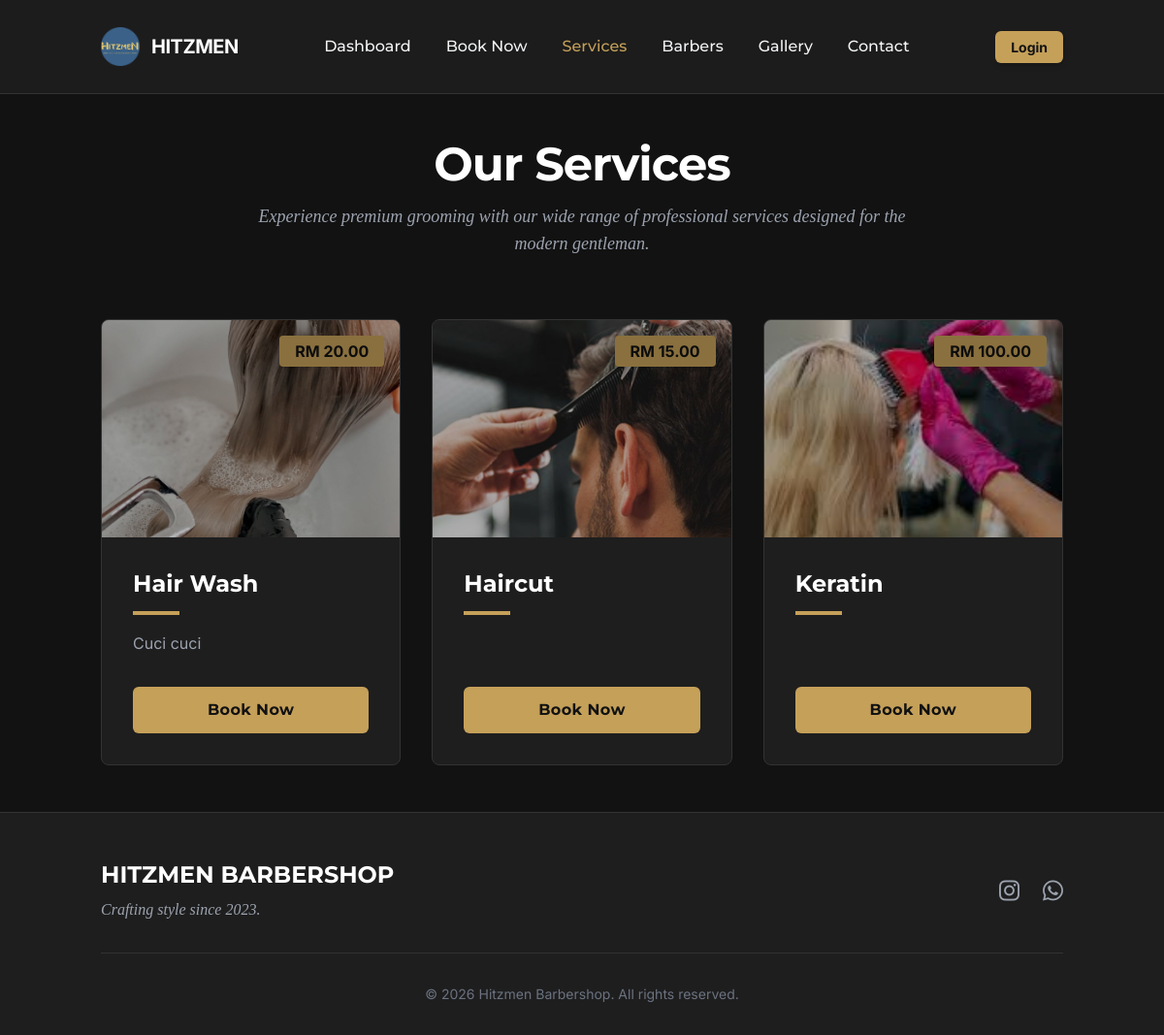
/services.php, run on the app's committed database.
### tables this page shows
CREATE TABLE `services` (
  `id` int(11) NOT NULL,
  `service_name` varchar(100) NOT NULL,
  `price` decimal(10,2) NOT NULL,
  `description` text DEFAULT NULL,
  `image_path` varchar(255) DEFAULT NULL,
  `service_type` enum('haircut','shave','beard','styling','other') DEFAULT 'other',
  `image` varchar(255) DEFAULT NULL,
  `created_at` timestamp NOT NULL DEFAULT current_timestamp()
);

### services.php (the view, shortened to what this page needs)
<?php
require_once __DIR__ . '/db.php';
try {
    $stmt = $pdo->query("SELECT * FROM services ORDER BY service_name ASC");
    $services = $stmt->fetchAll(PDO::FETCH_ASSOC);
} catch (PDOException $e) {
    error_log("Error fetching services: " . $e->getMessage());
    $services = [];
}
?>
<!DOCTYPE html>
<html lang="en">
<head>
    <script src="https://cdn.tailwindcss.com"></script>
    <link rel="stylesheet" href="https://cdnjs.cloudflare.com/ajax/libs/font-awesome/6.0.0/css/all.min.css" />
    <link rel="stylesheet" href="assets/css/style.css">
</head>
<body class="bg-[#121212] flex flex-col min-h-[100dvh] text-gray-100">
    <?php include 'includes/header.php'; ?>
    <main class="container mx-auto px-4 py-12 flex-1">
        <div class="text-center mb-16">
            <h1 class="text-4xl md:text-5xl font-bold font-heading text-white mb-4">Our Services</h1>
            <p class="text-gray-400 max-w-2xl mx-auto text-lg font-serif italic">
                Experience premium grooming with our wide range of professional services designed for the modern gentleman.
            </p>
        </div>
        <?php if (empty($services)): ?>
            <div class="text-center py-12 bg-[#252525] rounded-lg border border-[#333]">
                <p class="text-xl text-gray-400">No services currently listed. Please check back later.</p>
            </div>
        <?php else: ?>
            <div class="grid grid-cols-1 md:grid-cols-2 lg:grid-cols-3 gap-8">
                <?php foreach ($services as $service): ?>
                    <div class="card bg-[#1E1E1E] border border-[#333] rounded-lg overflow-hidden flex flex-col h-full hover:border-[#C5A059] transition-all duration-300 p-0">
                        <div class="relative h-56 bg-gray-800 overflow-hidden group">
                            <?php if (!empty($service['image'])): ?>
                                <img src="uploads/<?php echo htmlspecialchars($service['image']); ?>"
                                     alt="<?php echo htmlspecialchars($service['service_name']); ?>"
                                     class="w-full h-full object-cover transition duration-500 group-hover:scale-110">
                            <?php else: ?>
                                <div class="w-full h-full flex items-center justify-center bg-[#252525] text-gray-600">
                                    <i class="fas fa-cut text-5xl"></i>
                                </div>
                            <?php endif; ?>
                            <div class="absolute top-4 right-4 bg-[#C5A059] text-[#121212] font-bold px-4 py-1 rounded shadow-lg">
                                RM <?php echo number_format($service['price'], 2); ?>
                            </div>
                            <div class="absolute inset-0 bg-black bg-opacity-30 group-hover:bg-opacity-10 transition-all duration-300"></div>
                        </div>
                        <div class="p-8 flex-1 flex flex-col">
                            <h3 class="text-2xl font-bold font-heading text-white mb-3">
                                <?php echo htmlspecialchars($service['service_name']); ?>
                            </h3>
                            <div class="w-12 h-1 bg-[#C5A059] mb-4"></div>
                            <p class="text-gray-400 mb-8 flex-1 leading-relaxed">
                                <?php echo htmlspecialchars($service['description'] ?? 'No description available.'); ?>
                            </p>
                            <a href="book_appointment.php" class="block w-full py-3 text-center btn btn-primary font-bold tracking-wide">
                                Book Now
                            </a>
                        </div>
                    </div>
                <?php endforeach; ?>
            </div>
        <?php endif; ?>
    </main>
    <?php include 'includes/footer.php'; ?>
</body>
</html>

### includes/header.php (shortened to what this page needs)
<?php
$current_page = basename($_SERVER['PHP_SELF']);
$user_logged_in = isset($_SESSION['user_id']);
?>
<nav class="navbar relative z-50">
    <div class="container mx-auto px-4 flex justify-between items-center h-16">
        <a href="dashboard.php" class="flex items-center space-x-3 group">
            <img src="assets/images/Logo.png" alt="Hitzmen Logo" class="h-10 w-10 object-contain transition-transform group-hover:scale-105">
            <span class="font-bold text-xl tracking-tight text-white group-hover:text-[#C5A059] transition-colors">HITZMEN</span>
        </a>
        <div class="hidden md:flex items-center space-x-1">
            <?php
            $nav_items = [
                'dashboard.php' => 'Dashboard',
                'book_appointment.php' => 'Book Now',
                'services.php' => 'Services',
                'barbers.php' => 'Barbers',
                'gallery.php' => 'Gallery',
                'contact.php' => 'Contact'
            ];
            foreach ($nav_items as $url => $label):
                $active_class = ($current_page === $url) ? 'active' : '';
            ?>
                <a href="<?php echo $url; ?>" class="nav-link <?php echo $active_class; ?> transition-colors duration-200">
                    <?php echo $label; ?>
                </a>
            <?php endforeach; ?>
        </div>
        <div class="flex items-center space-x-4">
            <?php if ($user_logged_in): ?>
                <div class="hidden md:flex items-center space-x-4">
                    <span class="text-sm text-gray-400">
                        <?php echo htmlspecialchars($_SESSION['username'] ?? 'User'); ?>
                    </span>
                    <a href="logout.php" class="text-sm text-red-400 hover:text-red-300 font-medium transition-colors">Logout</a>
                </div>
                <a href="logout.php" class="md:hidden text-red-400 hover:text-red-300 mr-2" title="Logout">
                    <i class="fas fa-sign-out-alt text-lg"></i>
                </a>
            <?php else: ?>
                <div class="hidden md:block">
                    <a href="index.php" class="bg-[#C5A059] hover:bg-[#D4AF37] text-[#121212] font-bold text-sm py-2 px-4 rounded-md transition-all duration-300 shadow-md hover:-translate-y-0.5">Login</a>
                </div>
            <?php endif; ?>
        </div>
    </div>
</nav>

### includes/footer.php (shortened to what this page needs)
<footer class="bg-[#1E1E1E] border-t border-[#333] pt-12 pb-8 mt-auto">
    <div class="container mx-auto px-4">
        <div class="flex flex-col md:flex-row justify-between items-center mb-8">
            <div class="mb-6 md:mb-0 text-center md:text-left">
                <h3 class="text-2xl font-bold text-white mb-2">HITZMEN BARBERSHOP</h3>
                <p class="text-gray-400 italic font-serif">Crafting style since 2023.</p>
            </div>
            <div class="flex space-x-6">
                <a href="https://www.instagram.com/hitzmenbarbershop" target="_blank" class="text-gray-400 hover:text-[#C5A059] transition-colors duration-300">
                    <i class="fab fa-instagram text-2xl"></i>
                </a>
                <a href="https://wa.me/60182172159" target="_blank" class="text-gray-400 hover:text-[#C5A059] transition-colors duration-300">
                    <i class="fab fa-whatsapp text-2xl"></i>
                </a>
            </div>
        </div>
        <div class="border-t border-[#333] pt-8 text-center text-gray-500 text-sm">
            <p>&copy; <?php echo date('Y'); ?> Hitzmen Barbershop. All rights reserved.</p>
        </div>
    </div>
</footer>

### assets/css/style.css (style rules this page uses)
:root { --bg-primary: #121212; --bg-secondary: #1E1E1E; --bg-card: #252525; --text-primary: #F3F4F6; --text-secondary: #9CA3AF; --accent-gold: #C5A059; --accent-gold-hover: #D4AF37; --border-color: #333333; --success: #10B981; --warning: #F59E0B; --danger: #EF4444; --spacing-xs: 0.5rem; --spacing-sm: 1rem; --spacing-md: 2rem; --spacing-lg: 4rem; --transition-fast: 0.2s ease; --transition-base: 0.3s ease; }
* { margin: 0; padding: 0; box-sizing: border-box; }
body { font-family: 'Inter', sans-serif; background-color: var(--bg-primary); color: var(--text-primary); line-height: 1.6; -webkit-font-smoothing: antialiased; -moz-osx-font-smoothing: grayscale; color-scheme: dark; }
h1, h2, h3, h4, h5, h6 { font-family: 'Montserrat', sans-serif; color: var(--text-primary); margin-bottom: var(--spacing-sm); font-weight: 600; }
h1 { font-size: 2.5rem; letter-spacing: -0.02em; }
h3 { font-size: 1.5rem; }
a { text-decoration: none; color: inherit; transition: color var(--transition-fast); }
.container { max-width: 1200px; margin: 0 auto; padding: 0 var(--spacing-sm); }
.font-serif { font-family: 'Playfair Display', serif; }
.btn { display: inline-block; padding: 12px 24px; border-radius: 6px; font-weight: 500; font-family: 'Montserrat', sans-serif; cursor: pointer; transition: all var(--transition-base); border: none; text-align: center; }
.btn-primary { background-color: var(--accent-gold); color: #121212; }
.card { background-color: var(--bg-card); border: 1px solid var(--border-color); border-radius: 8px; padding: var(--spacing-md); transition: transform var(--transition-base); }
.navbar { background-color: var(--bg-secondary); border-bottom: 1px solid var(--border-color); padding: 1rem 0; position: sticky; top: 0; z-index: 50; backdrop-filter: blur(10px); background-color: rgba(30, 30, 30, 0.9); }
.nav-link { font-family: 'Montserrat', sans-serif; font-weight: 500; padding: 0.5rem 1rem; border-radius: 4px; }
.nav-link.active { color: var(--accent-gold); }
footer { background-color: var(--bg-secondary); border-top: 1px solid var(--border-color); padding: var(--spacing-md) 0; margin-top: var(--spacing-lg); }

### data on the page
services: image (picture), price "20.00", service_name "Hair Wash", description "Cuci cuci"
services: image (picture), price "15.00", service_name "Haircut"
services: image (picture), price "100.00", service_name "Keratin"

### other printed values
$label "Dashboard"
$label "Book Now"
$label "Services"
$label "Barbers"
$label "Gallery"
$label "Contact"
